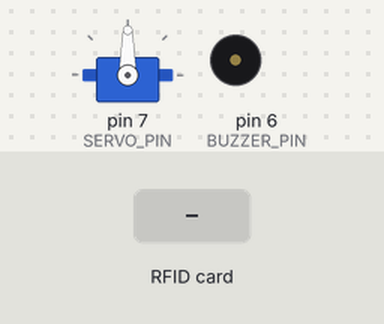
Bench run of a sketch on a simulated Arduino Uno, built with avr-gcc and run on an emulated ATmega328P. Shown: servo, buzzer (waves = sounding). The test bench sets the inputs (shaded band). What the sketch prints to the serial monitor is not drawn.

Above: at 1.2 s.
1.3 s: RFID card C2 94 0E 06 held to the reader
At 1.46 s:
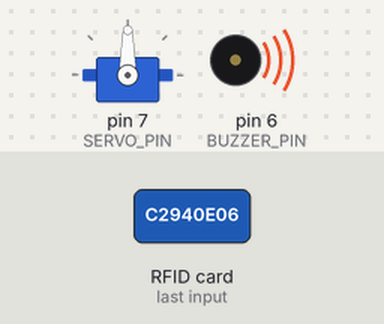
4.3 s: RFID card 1D 89 45 50 01 00 03 held to the reader
At 5.5 s:
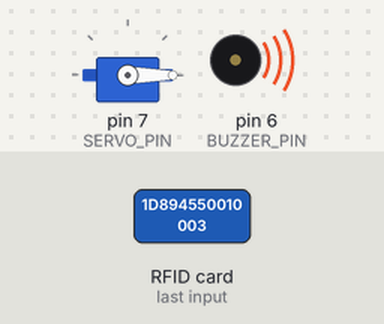
5.8 s: RFID card 5E 7A 19 C4 held to the reader
At 14.33 s:
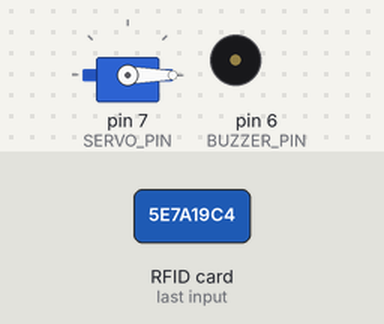
Timing chart, 0 to 15.7 s (numbered marks = the images above; inputs shaded):
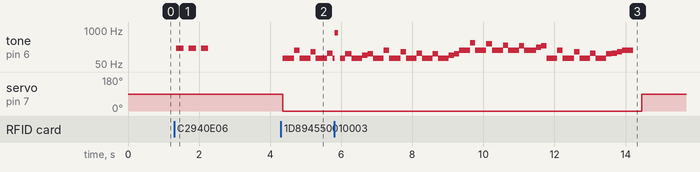

Measured:
- after the input at 1.3 s, tone on pin 6 (BUZZER_PIN): alternates 200 Hz for 0.20 s and silent for 0.15 s, 6 changes in all, then stays silent, starting after 0.06 s
- after the input at 4.3 s, tone on pin 6 (BUZZER_PIN): plays 82 Hz for 0.33 s, 165 Hz for 0.15 s, 82 Hz for 0.30 s, 147 Hz for 0.15 s, 82 Hz for 0.33 s, 131 Hz for 0.15 s … (7 notes in this stretch), starting after 0.06 s; servo on pin 7 (SERVO_PIN): 90° → 0° after 0.06 s

The sketch:

Zamoc_DOOM.ino
```cpp
#include <SPI.h>
#include <MFRC522.h>
#include <Servo.h>

#define SS_PIN 10
#define RST_PIN 9

MFRC522 mfrc522(SS_PIN, RST_PIN);
Servo doorServo;

const int SERVO_PIN   = 7;
const int OPEN_ANGLE  = 0;
const int CLOSE_ANGLE = 90;
const int BUZZER_PIN  = 6;

// Три разные карты
String adminUID = "1D 89 45 50 01 00 03";  // DOOM металл
String userUID = "B3 64 2D 56";             // Простой вход
String deniedUID = "C2 94 0E 06";           // Запрет

// Для неблокирующего управления
unsigned long doorOpenTime = 0;
unsigned long melodyStartTime = 0;
unsigned long noteStartTime = 0;
bool doorIsOpen = false;
bool melodyActive = false;
bool doomMode = false;  // Флаг DOOM режима
int currentNote = 0;

// Ноты
#define NOTE_E2  82
#define NOTE_E3  165
#define NOTE_E4  330
#define NOTE_E5  659
#define NOTE_A2  110
#define NOTE_A3  220
#define NOTE_A4  440
#define NOTE_B2  123
#define NOTE_B3  247
#define NOTE_B4  494
#define NOTE_C3  131
#define NOTE_C4  262
#define NOTE_C5  523
#define NOTE_D3  147
#define NOTE_D4  294
#define NOTE_D5  587
#define NOTE_F3  175
#define NOTE_F4  349
#define NOTE_G3  196
#define NOTE_G4  392
#define NOTE_GS3 208
#define NOTE_GS4 415
#define REST     0

// DOOM E1M1 "At Doom's Gate" - главный рифф
int melody[] = {
  NOTE_E2, NOTE_E2, NOTE_E3, NOTE_E2, NOTE_E2, NOTE_D3, NOTE_E2, NOTE_E2,
  NOTE_C3, NOTE_E2, NOTE_E2, NOTE_B2, NOTE_E2, NOTE_E2, NOTE_A2, NOTE_B2,

  NOTE_E2, NOTE_E2, NOTE_E3, NOTE_E2, NOTE_E2, NOTE_D3, NOTE_E2, NOTE_E2,
  NOTE_C3, NOTE_E2, NOTE_E2, NOTE_B2, NOTE_E2, NOTE_E2, NOTE_A2, NOTE_B2,

  NOTE_E3, NOTE_E3, NOTE_E4, NOTE_E3, NOTE_E3, NOTE_D4, NOTE_E3, NOTE_E3,
  NOTE_C4, NOTE_E3, NOTE_E3, NOTE_B3, NOTE_E3, NOTE_E3, NOTE_A3, NOTE_B3,

  NOTE_E2, NOTE_E2, NOTE_E3, NOTE_E2, NOTE_E2, NOTE_D3, NOTE_E2, NOTE_E2,
  NOTE_C3, NOTE_E2, NOTE_E2, NOTE_B2, NOTE_C3, NOTE_D3, NOTE_E3, REST
};

int noteDurations[] = {
  150, 150, 150, 150, 150, 150, 150, 150,
  150, 150, 150, 150, 150, 150, 150, 150,

  150, 150, 150, 150, 150, 150, 150, 150,
  150, 150, 150, 150, 150, 150, 150, 150,

  150, 150, 150, 150, 150, 150, 150, 150,
  150, 150, 150, 150, 150, 150, 150, 150,

  150, 150, 150, 150, 150, 150, 150, 150,
  150, 150, 150, 150, 150, 150, 300, 200
};

int melodyLength = 64;

void setup() {
  Serial.begin(9600);
  SPI.begin();
  mfrc522.PCD_Init();

  doorServo.attach(SERVO_PIN);
  doorServo.write(CLOSE_ANGLE);

  pinMode(BUZZER_PIN, OUTPUT);
  noTone(BUZZER_PIN);

  Serial.println("Поднесите RFID‑карту к считывателю");
}

void loop() {
  // Проверка таймера двери (только для обычного режима)
  if (doorIsOpen && !doomMode && millis() - doorOpenTime >= 3000) {
    doorServo.write(CLOSE_ANGLE);
    doorIsOpen = false;
    Serial.println("Дверь закрыта");
  }

  // Проигрывание мелодии
  if (melodyActive) {
    if (currentNote >= melodyLength) {
      noTone(BUZZER_PIN);
      melodyActive = false;
      currentNote = 0;

      // Если это DOOM режим - закрыть дверь после окончания музыки
      if (doomMode) {
        doorServo.write(CLOSE_ANGLE);
        doorIsOpen = false;
        doomMode = false;
        Serial.println("🔥 DOOM MODE ЗАВЕРШЁН - Дверь закрыта 🔥");
      }
    } else {
      if (millis() - noteStartTime >= noteDurations[currentNote]) {
        currentNote++;
        if (currentNote < melodyLength) {
          if (melody[currentNote] == REST) {
            noTone(BUZZER_PIN);
          } else {
            tone(BUZZER_PIN, melody[currentNote]);
          }
          noteStartTime = millis();
        }
      }
    }
  }

  // Чтение карты
  if (!mfrc522.PICC_IsNewCardPresent()) return;
  if (!mfrc522.PICC_ReadCardSerial())   return;

  String content = "";
  for (byte i = 0; i < mfrc522.uid.size; i++) {
    if (mfrc522.uid.uidByte[i] < 0x10) content += "0";
    content += String(mfrc522.uid.uidByte[i], HEX);
    if (i != mfrc522.uid.size - 1) content += " ";
  }
  content.toUpperCase();

  Serial.print("UID карты: ");
  Serial.println(content);

  // Проверка какая карта
  if (content == adminUID) {
    // Админ карта - DOOM + открытие
    Serial.println("🔥 ADMIN ACCESS - DOOM MODE! 🔥");
    Serial.println("💀 RIP AND TEAR! 💀");
    openDoorWithDoom();
  }
  else if (content == userUID) {
    // Обычная карта - просто вход
    Serial.println("✅ Доступ разрешён");
    openDoorSimple();
  }
  else if (content == deniedUID) {
    // Запрещённая карта - только звук отказа
    Serial.println("❌ ДОСТУП ЗАПРЕЩЁН ❌");
    Serial.println("⛔ Эта карта заблокирована!");
    deniedBeep();
  }
  else {
    // Неизвестная карта
    Serial.println("❓ Неизвестная карта");
    unknownBeep();
  }

  mfrc522.PICC_HaltA();
  mfrc522.PCD_StopCrypto1();
}

// ADMIN - открытие с DOOM музыкой
void openDoorWithDoom() {
  doorServo.write(OPEN_ANGLE);
  doorOpenTime = millis();
  doorIsOpen = true;
  doomMode = true;  // Включаем DOOM режим

  // Запуск DOOM музыки
  melodyActive = true;
  melodyStartTime = millis();
  noteStartTime = millis();
  currentNote = 0;

  if (melody[0] != REST) {
    tone(BUZZER_PIN, melody[0]);
  }
}

// USER - простой вход
void openDoorSimple() {
  doorServo.write(OPEN_ANGLE);
  doorOpenTime = millis();
  doorIsOpen = true;
  doomMode = false;  // Обычный режим

  // Простой приятный звук
  tone(BUZZER_PIN, 1000, 100);
  delay(110);
  tone(BUZZER_PIN, 1200, 150);
}

// DENIED - карта заблокирована
void deniedBeep() {
  // Три резких низких звука
  for (int i = 0; i < 3; i++) {
    tone(BUZZER_PIN, 200, 200);
    delay(250);
    noTone(BUZZER_PIN);
    delay(100);
  }
}

// UNKNOWN - неизвестная карта
void unknownBeep() {
  // Короткий писк вопроса
  tone(BUZZER_PIN, 800, 100);
  delay(150);
  tone(BUZZER_PIN, 600, 200);
}
```
